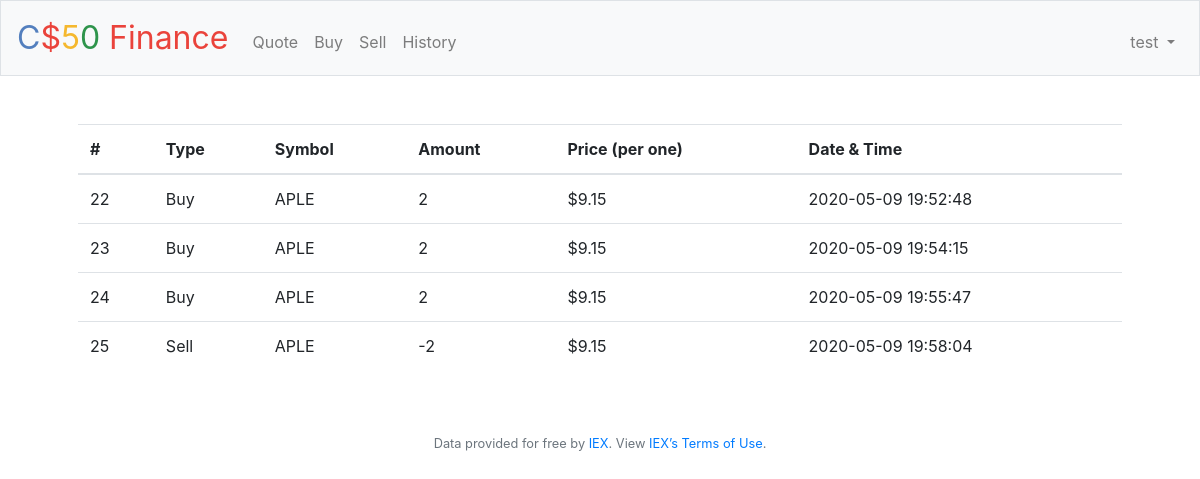
Screenshot of /history (signed in) with the database file from the repository.
### tables this page shows
CREATE TABLE purchases ( id INTEGER PRIMARY KEY, user_id INTEGER NOT NULL, symbol TEXT NOT NULL, price REAL NOT NULL, amount INTEGER NOT NULL, created_at TEXT NOT NULL DEFAULT CURRENT_TIMESTAMP, FOREIGN KEY (user_id) REFERENCES users (id) ON DELETE RESTRICT ON UPDATE RESTRICT);

### pset9/finance/application.py (the view)
@app.route("/history")
@login_required
def history():
    results = []
    response = db.execute("SELECT * FROM purchases WHERE user_id = :user", user=session["user_id"])
    for transaction in response:
        type = None
        if transaction["amount"] < 0:
            type = "Sell"
        elif transaction["symbol"] == "-":
            type = "Deposit"
        else:
            type = "Buy"
        temp = {"id": transaction["id"], "type": type, "symbol": transaction["symbol"], "amount": transaction["amount"],
        "price": transaction["price"], "time" : transaction["created_at"]}
        results.append(temp)
    return render_template("history.html", results=results)

### pset9/finance/application.py (called while the page is built)
@app.after_request
def after_request(response):
    response.headers["Cache-Control"] = "no-cache, no-store, must-revalidate"
    response.headers["Expires"] = 0
    response.headers["Pragma"] = "no-cache"
    return response

### pset9/finance/helpers.py (called while the page is built)
def login_required(f):
    @wraps(f)
    def decorated_function(*args, **kwargs):
        if session.get("user_id") is None:
            return redirect("/login")
        return f(*args, **kwargs)
    return decorated_function

def usd(value):
    return f"${value:,.2f}"

### pset9/finance/templates/history.html (shortened to what this page needs)
{% extends "layout.html" %}
{% block main %}
    <table class="table">
        <thead>
            <th>#</th>
            <th>Type</th>
            <th>Symbol</th>
            <th>Amount</th>
            <th>Price (per one)</th>
            <th>Date & Time</th>
        </thead>
        <tbody>
            {% for result in results %}
                <tr>
                    <td>{{ result["id"] }}</td>
                    <td>{{ result["type"] }}</td>
                    <td>{{ result["symbol"] }}</td>
                    <td>{{ result["amount"] }}</td>
                    <td>{{ result["price"] | usd }}</td>
                    <td>{{ result["time"]}}</td>
                </tr>
            {% endfor %}
        </tbody>
    </table>
{% endblock %}

### pset9/finance/static/styles.css (style rules this page uses)
main table { text-align: left }

### rows the page displays
purchases: id "22", type "Buy", symbol "APLE", amount "2", price "$9.15", time "2020-05-09 19:52:48"
purchases: id "23", type "Buy", symbol "APLE", amount "2", price "$9.15", time "2020-05-09 19:54:15"
purchases: id "24", type "Buy", symbol "APLE", amount "2", price "$9.15", time "2020-05-09 19:55:47"
purchases: id "25", type "Sell", symbol "APLE", amount "-2", price "$9.15", time "2020-05-09 19:58:04"

### other values shown
{{ session.username }} "test"
